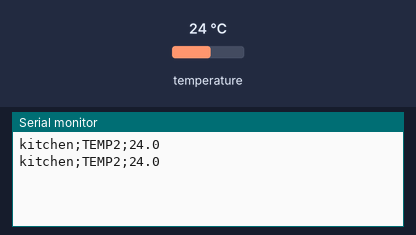
Simulated run of this sketch. Board: Arduino Uno, built with avr-gcc and run on an emulated ATmega328P. Parts: the last lines printed to the serial monitor. The test bench sets the inputs (shaded band); at power-on: temperature 24 °C. No radio packets arrive unless stated.

Above: at 7.4 s.
7.5 s: temperature set to 12 °C
At 13.8 s:
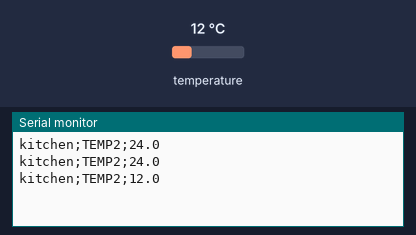
14.3 s: temperature set to 19 °C
At 19.2 s:
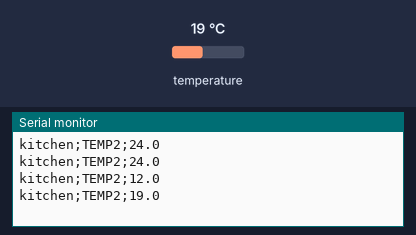
Timing chart, 0 to 20.7 s (numbered marks = the images above; inputs shaded):
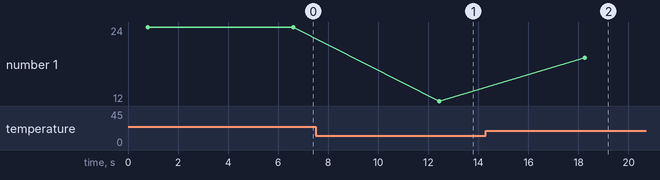

The sketch:

Temp_och_Transmit.ino
```cpp
#include <OneWire.h>
#include <DallasTemperature.h>
#include <RH_ASK.h>
#include <SPI.h> // Not actually used but needed to compile

RH_ASK driver;
int i = 0;
// Data wire is plugged into pin 2 on the Arduino
#define ONE_WIRE_BUS 2

// Setup a oneWire instance to communicate with any OneWire devices
// (not just Maxim/Dallas temperature ICs)
OneWire oneWire(ONE_WIRE_BUS);

// Pass our oneWire reference to Dallas Temperature.
DallasTemperature sensors(&oneWire);
char msg[6];
char nodeName[] = "kitchen";

void setup() {
  Serial.begin(9600);	  // Debugging only
    if (!driver.init())
         Serial.println("init failed");

    // Start up the library
    sensors.begin();


}

void loop() {
// Transmit
    sensors.requestTemperatures();
    float temperature = sensors.getTempCByIndex(0);
    char buffer [100];
    char strTemp[6];
    dtostrf(temperature, 4, 1, strTemp);
    float test =1.2;
    int len = sprintf (buffer, "%s;TEMP2;%s", nodeName, strTemp);
    Serial.println(buffer);

    driver.send((uint8_t *)buffer, strlen(buffer));
    driver.waitPacketSent();
    delay(5000);
 // End transmit


}


 char* getTemp(){

  // call sensors.requestTemperatures() to issue a global temperature
  // request to all devices on the bus
  char* tempChar;
  sensors.requestTemperatures(); // Send the command to get temperatures
  float tempFloat = sensors.getTempCByIndex(0);
  Serial.println(tempFloat,1);
  dtostrf(tempFloat, 4, 3, tempChar);
  return tempChar;

}
```

Measured:
- after the input at 7.5 s, the serial monitor: prints a new line after 4.9 s (image 1)
- after the input at 14.3 s, the serial monitor: prints a new line after 4.0 s (image 2)
- plotted number 1: 24 → 12 after the input at 7.5 s, 12 → 19 after the input at 14.3 s
